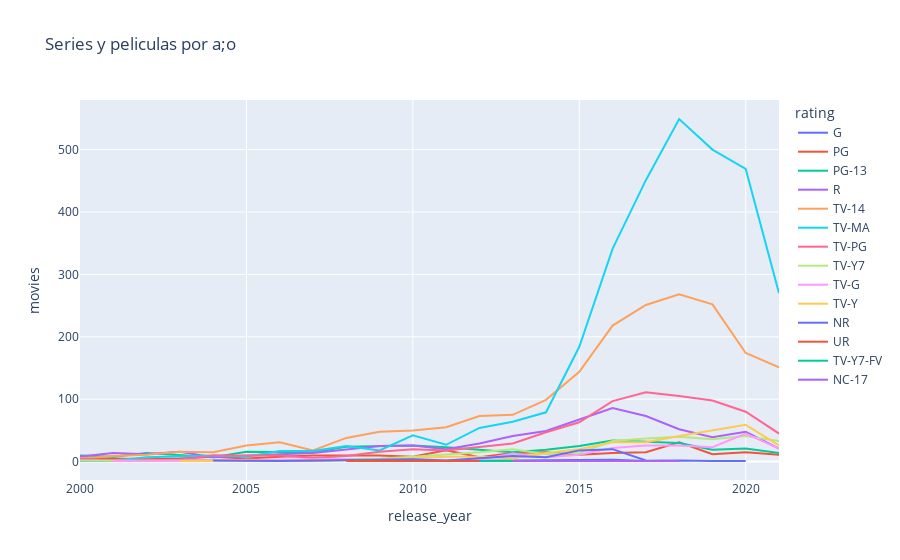

The code cell stored with this chart in its notebook:
### Code cell
#Se genera de nuevo el grafico
fig = px.line(df_release_raiting, x = "release_year", y="movies", title="Series y peliculas por a;o", color="rating")
fig.show()

### Figure 1 — Plotly figure (JSON) as saved in the notebook; plotly's stock layout.template omitted (floating-point values rounded to 4 significant figures)
{"data": [{"hovertemplate": "rating=G<br>release_year=%{x}<br>movies=%{y}<extra></extra>", "legendgroup": "G", "line": {"color": "#636efa", "dash": "solid"}, "marker": {"symbol": "circle"}, "mode": "lines", "name": "G", "orientation": "v", "showlegend": true, "type": "scatter", "x": [2000, 2001, 2004, 2005, 2007, 2009, 2011, 2014, 2016, 2017, 2018, 2019, 2020], "xaxis": "x", "y": [2, 2, 3, 2, 1, 4, 1, 2, 3, 1, 2, 1, 1], "yaxis": "y"}, {"hovertemplate": "rating=PG<br>release_year=%{x}<br>movies=%{y}<extra></extra>", "legendgroup": "PG", "line": {"color": "#EF553B", "dash": "solid"}, "marker": {"symbol": "circle"}, "mode": "lines", "name": "PG", "orientation": "v", "showlegend": true, "type": "scatter", "x": [2000, 2001, 2002, 2003, 2004, 2005, 2006, 2007, 2008, 2009, 2010, 2011, 2012, 2013, 2014, 2015, 2016, 2017, 2018, 2019, 2020, 2021], "xaxis": "x", "y": [4, 5, 4, 5, 8, 5, 8, 10, 10, 10, 8, 18, 7, 14, 15, 11, 14, 15, 31, 12, 15, 11], "yaxis": "y"}, {"hovertemplate": "rating=PG-13<br>release_year=%{x}<br>movies=%{y}<extra></extra>", "legendgroup": "PG-13", "line": {"color": "#00cc96", "dash": "solid"}, "marker": {"symbol": "circle"}, "mode": "lines", "name": "PG-13", "orientation": "v", "showlegend": true, "type": "scatter", "x": [2000, 2001, 2002, 2003, 2004, 2005, 2006, 2007, 2008, 2009, 2010, 2011, 2012, 2013, 2014, 2015, 2016, 2017, 2018, 2019, 2020, 2021], "xaxis": "x", "y": [10, 8, 14, 10, 7, 16, 15, 15, 24, 25, 26, 23, 19, 15, 19, 25, 34, 32, 30, 19, 21, 14], "yaxis": "y"}, {"hovertemplate": "rating=R<br>release_year=%{x}<br>movies=%{y}<extra></extra>", "legendgroup": "R", "line": {"color": "#ab63fa", "dash": "solid"}, "marker": {"symbol": "circle"}, "mode": "lines", "name": "R", "orientation": "v", "showlegend": true, "type": "scatter", "x": [2000, 2001, 2002, 2003, 2004, 2005, 2006, 2007, 2008, 2009, 2010, 2011, 2012, 2013, 2014, 2015, 2016, 2017, 2018, 2019, 2020, 2021], "xaxis": "x", "y": [8, 14, 12, 16, 7, 10, 12, 14, 19, 25, 26, 20, 29, 41, 49, 67, 86, 73, 52, 39, 48, 21], "yaxis": "y"}, {"hovertemplate": "rating=TV-14<br>release_year=%{x}<br>movies=%{y}<extra></extra>", "legendgroup": "TV-14", "line": {"color": "#FFA15A", "dash": "solid"}, "marker": {"symbol": "circle"}, "mode": "lines", "name": "TV-14", "orientation": "v", "showlegend": true, "type": "scatter", "x": [2000, 2001, 2002, 2003, 2004, 2005, 2006, 2007, 2008, 2009, 2010, 2011, 2012, 2013, 2014, 2015, 2016, 2017, 2018, 2019, 2020, 2021], "xaxis": "x", "y": [5, 9, 11, 16, 15, 26, 31, 18, 38, 48, 50, 55, 73, 75, 99, 144, 218, 251, 268, 252, 174, 151], "yaxis": "y"}, {"hovertemplate": "rating=TV-MA<br>release_year=%{x}<br>movies=%{y}<extra></extra>", "legendgroup": "TV-MA", "line": {"color": "#19d3f3", "dash": "solid"}, "marker": {"symbol": "circle"}, "mode": "lines", "name": "TV-MA", "orientation": "v", "showlegend": true, "type": "scatter", "x": [2000, 2001, 2002, 2003, 2004, 2005, 2006, 2007, 2008, 2009, 2010, 2011, 2012, 2013, 2014, 2015, 2016, 2017, 2018, 2019, 2020, 2021], "xaxis": "x", "y": [1, 2, 7, 8, 10, 8, 17, 17, 25, 18, 42, 27, 54, 64, 79, 184, 341, 451, 549, 500, 469, 270], "yaxis": "y"}, {"hovertemplate": "rating=TV-PG<br>release_year=%{x}<br>movies=%{y}<extra></extra>", "legendgroup": "TV-PG", "line": {"color": "#FF6692", "dash": "solid"}, "marker": {"symbol": "circle"}, "mode": "lines", "name": "TV-PG", "orientation": "v", "showlegend": true, "type": "scatter", "x": [2000, 2001, 2002, 2003, 2004, 2005, 2006, 2007, 2008, 2009, 2010, 2011, 2012, 2013, 2014, 2015, 2016, 2017, 2018, 2019, 2020, 2021], "xaxis": "x", "y": [5, 2, 2, 3, 10, 10, 10, 6, 9, 16, 20, 18, 23, 29, 47, 63, 97, 111, 105, 98, 80, 45], "yaxis": "y"}, {"hovertemplate": "rating=TV-Y7<br>release_year=%{x}<br>movies=%{y}<extra></extra>", "legendgroup": "TV-Y7", "line": {"color": "#B6E880", "dash": "solid"}, "marker": {"symbol": "circle"}, "mode": "lines", "name": "TV-Y7", "orientation": "v", "showlegend": true, "type": "scatter", "x": [2000, 2001, 2002, 2003, 2004, 2005, 2006, 2007, 2008, 2009, 2010, 2011, 2012, 2013, 2014, 2015, 2016, 2017, 2018, 2019, 2020, 2021], "xaxis": "x", "y": [2, 2, 1, 2, 1, 3, 2, 3, 4, 5, 8, 11, 15, 20, 12, 14, 33, 37, 40, 36, 41, 33], "yaxis": "y"}, {"hovertemplate": "rating=TV-G<br>release_year=%{x}<br>movies=%{y}<extra></extra>", "legendgroup": "TV-G", "line": {"color": "#FF97FF", "dash": "solid"}, "marker": {"symbol": "circle"}, "mode": "lines", "name": "TV-G", "orientation": "v", "showlegend": true, "type": "scatter", "x": [2001, 2008, 2009, 2010, 2011, 2012, 2013, 2014, 2015, 2016, 2017, 2018, 2019, 2020, 2021], "xaxis": "x", "y": [1, 4, 1, 3, 2, 3, 13, 7, 11, 22, 26, 26, 23, 45, 21], "yaxis": "y"}, {"hovertemplate": "rating=TV-Y<br>release_year=%{x}<br>movies=%{y}<extra></extra>", "legendgroup": "TV-Y", "line": {"color": "#FECB52", "dash": "solid"}, "marker": {"symbol": "circle"}, "mode": "lines", "name": "TV-Y", "orientation": "v", "showlegend": true, "type": "scatter", "x": [2003, 2004, 2007, 2008, 2010, 2011, 2012, 2013, 2014, 2015, 2016, 2017, 2018, 2019, 2020, 2021], "xaxis": "x", "y": [1, 1, 2, 2, 6, 8, 8, 5, 14, 20, 31, 31, 41, 50, 59, 26], "yaxis": "y"}, {"hovertemplate": "rating=NR<br>release_year=%{x}<br>movies=%{y}<extra></extra>", "legendgroup": "NR", "line": {"color": "#636efa", "dash": "solid"}, "marker": {"symbol": "circle"}, "mode": "lines", "name": "NR", "orientation": "v", "showlegend": true, "type": "scatter", "x": [2004, 2006, 2007, 2010, 2011, 2012, 2013, 2014, 2015, 2016, 2017, 2018], "xaxis": "x", "y": [2, 1, 2, 4, 2, 5, 9, 7, 18, 20, 2, 1], "yaxis": "y"}, {"hovertemplate": "rating=UR<br>release_year=%{x}<br>movies=%{y}<extra></extra>", "legendgroup": "UR", "line": {"color": "#EF553B", "dash": "solid"}, "marker": {"symbol": "circle"}, "mode": "lines", "name": "UR", "orientation": "v", "showlegend": true, "type": "scatter", "x": [2008, 2016], "xaxis": "x", "y": [1, 1], "yaxis": "y"}, {"hovertemplate": "rating=TV-Y7-FV<br>release_year=%{x}<br>movies=%{y}<extra></extra>", "legendgroup": "TV-Y7-FV", "line": {"color": "#00cc96", "dash": "solid"}, "marker": {"symbol": "circle"}, "mode": "lines", "name": "TV-Y7-FV", "orientation": "v", "showlegend": true, "type": "scatter", "x": [2012, 2013, 2014, 2016, 2018], "xaxis": "x", "y": [1, 1, 1, 2, 1], "yaxis": "y"}, {"hovertemplate": "rating=NC-17<br>release_year=%{x}<br>movies=%{y}<extra></extra>", "legendgroup": "NC-17", "line": {"color": "#ab63fa", "dash": "solid"}, "marker": {"symbol": "circle"}, "mode": "lines", "name": "NC-17", "orientation": "v", "showlegend": true, "type": "scatter", "x": [2013, 2014, 2018], "xaxis": "x", "y": [1, 1, 1], "yaxis": "y"}], "layout": {"legend": {"title": {"text": "rating"}, "tracegroupgap": 0}, "title": {"text": "Series y peliculas por a;o"}, "xaxis": {"anchor": "y", "domain": [0, 1], "title": {"text": "release_year"}}, "yaxis": {"anchor": "x", "domain": [0, 1], "title": {"text": "movies"}}}}
